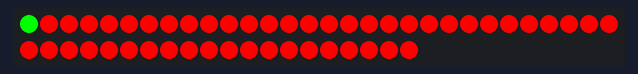
The sketch below on a simulated Arduino Uno, built with avr-gcc and run on an emulated ATmega328P. Shown: 50 RGB LEDs in strip order, left to right, continuing on the next row. Dim RGB values are drawn brighter than linear.

Above: at 0.1 s.
At 11.42 s:
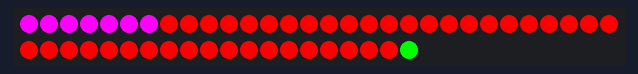
At 15.66 s:
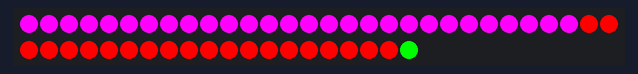
At 20.1 s:
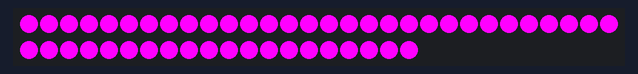
At 22.3 s:
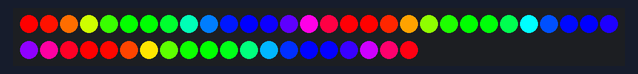
At 39.9 s:
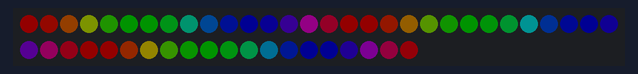

The sketch:

Neopixel.ino
```cpp
#include <Adafruit_NeoPixel.h>

#define PIN 2
#define NUMPIXELS 50
Adafruit_NeoPixel pixels(NUMPIXELS, PIN, NEO_GRB + NEO_KHZ800);
void setup() {
  // put your setup code here, to run once:
pixels.begin();
}

void loop() {
  // put your main code here, to run repeatedly:
pixels.clear();

pixels.fill(pixels.Color(255,0,0), 0,50 );
for (int i=0; i<NUMPIXELS; i++){
  pixels.setPixelColor(i,pixels.Color(0,255,0));
  pixels.setPixelColor(i-1,pixels.Color(255,0,0));
  pixels.show();
  delay(200);
}
for (int i=0; i<NUMPIXELS; i++){
  pixels.setPixelColor(i,pixels.Color(255,0,255));
  pixels.show();
  delay(200);
}

delay(2000);

pixels.clear();
pixels.rainbow(0,3,255,255,true);
pixels.show();
delay(2000);
pixels.clear();
for (int bright=255; bright>0; bright--){
  pixels.rainbow(0,3,255,bright,true);
  pixels.show();
  delay(15);
}

}
```

Measured:
- what the display in image 3 shows lasts 2.3 s, from 20.0 s to 22.3 s
